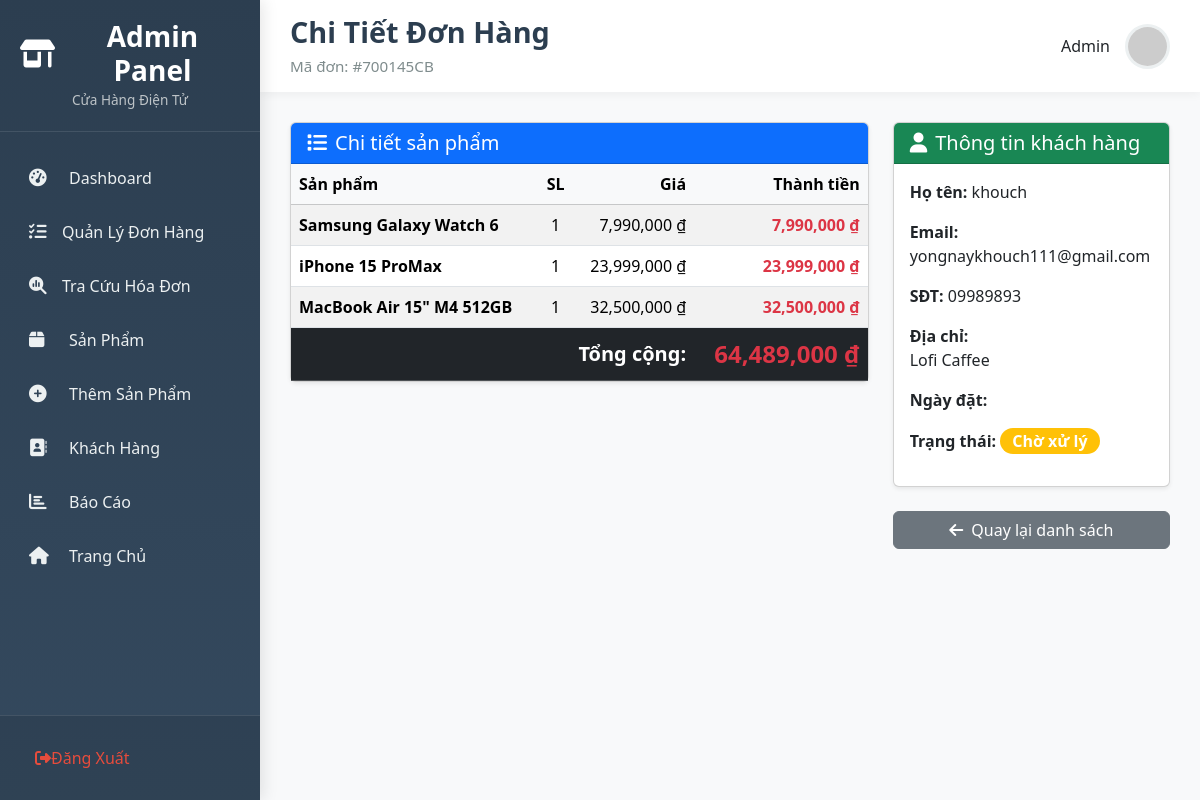
Page /admin/order_detail/700145CB-1EF (signed in) on the committed database.
### tables this page shows
CREATE TABLE "order_items" (
            id INTEGER PRIMARY KEY AUTOINCREMENT,
            order_id TEXT NOT NULL,
            product_id INTEGER,
            product_name TEXT NOT NULL,
            price REAL NOT NULL,
            quantity INTEGER NOT NULL,
            FOREIGN KEY (order_id) REFERENCES orders(order_id) ON DELETE CASCADE,
            FOREIGN KEY (product_id) REFERENCES products(id) ON DELETE SET NULL
        );

CREATE TABLE orders (
    id INTEGER PRIMARY KEY AUTOINCREMENT,
    order_id TEXT UNIQUE NOT NULL,
    user_id INTEGER NOT NULL,
    total_price REAL NOT NULL,
    status TEXT DEFAULT 'pending',
    address TEXT NOT NULL,
    phone TEXT NOT NULL,
    created_at DATETIME DEFAULT CURRENT_TIMESTAMP,
    FOREIGN KEY (user_id) REFERENCES users(id) ON DELETE CASCADE
);

CREATE TABLE users (
    id INTEGER PRIMARY KEY AUTOINCREMENT,
    username TEXT UNIQUE NOT NULL,
    email TEXT UNIQUE NOT NULL,
    phone TEXT,
    password TEXT NOT NULL,
    avatar TEXT,
    dob TEXT,
    address TEXT,
    role TEXT NOT NULL DEFAULT 'user'
);

### app.py (the view)
@app.route('/admin/order_detail/<string:order_id>')
def admin_order_detail(order_id):
    if session.get('role') != 'admin':
        flash('Chỉ quản trị viên mới được truy cập!', 'error')
        return redirect(url_for('index'))
    conn = get_db_connection()
    order = conn.execute("""
        SELECT
            o.*,
            u.username,
            u.email,
            u.phone AS user_phone,
            u.address AS user_address
        FROM orders o
        JOIN users u ON o.user_id = u.id
        WHERE o.order_id = ?
    """, (order_id,)).fetchone()
    if not order:
        flash('Đơn hàng không tồn tại!', 'error')
        conn.close()
        return redirect(url_for('admin_orders'))
    items = conn.execute("""
        SELECT
            product_name,
            price,
            quantity,
            (price * quantity) AS subtotal
        FROM order_items
        WHERE order_id = ?
    """, (order_id,)).fetchall()
    conn.close()
    return render_template('admin_order_detail.html',
                          order=order,
                          items=items)

### app.py (called while the page is built)
def get_db_connection():
    conn = sqlite3.connect('users.db', timeout=10)
    conn.row_factory = sqlite3.Row
    conn.execute("PRAGMA foreign_keys = ON;")
    return conn

@app.context_processor
def inject_format_currency():
    def format_currency(value):
        try:
            return f"{int(float(value)):,} ₫"
        except (ValueError, TypeError):
            return "0 ₫"
    return dict(format_currency=format_currency)

### templates/admin_order_detail.html (shortened to what this page needs)
{% extends "Admin.html" %}
{% block page_title %}Chi Tiết Đơn Hàng{% endblock %}
{% block page_subtitle %}Mã đơn: #{{ order.order_id[:8] }}{% endblock %}
{% block content %}
<div class="row">
    <div class="col-lg-8">
        <div class="card shadow-sm mb-4">
            <div class="card-header bg-primary text-white">
                <h5 class="mb-0"><i class="fas fa-list me-2"></i>Chi tiết sản phẩm</h5>
            </div>
            <div class="card-body p-0">
                <table class="table table-striped mb-0">
                    <thead class="table-light">
                        <tr>
                            <th>Sản phẩm</th>
                            <th class="text-center">SL</th>
                            <th class="text-end">Giá</th>
                            <th class="text-end">Thành tiền</th>
                        </tr>
                    </thead>
                    <tbody>
                        {% for item in items %}
                        <tr>
                            <td><strong>{{ item.product_name }}</strong></td>
                            <td class="text-center">{{ item.quantity }}</td>
                            <td class="text-end">{{ "{:,.0f} ₫".format(item.price) }}</td>
                            <td class="text-end text-danger fw-bold">{{ "{:,.0f} ₫".format(item.subtotal) }}</td>
                        </tr>
                        {% endfor %}
                    </tbody>
                    <tfoot class="table-dark">
                        <tr>
                            <td colspan="3" class="text-end fw-bold fs-5">Tổng cộng:</td>
                            <td class="text-end text-danger fw-bold fs-4">{{ "{:,.0f} ₫".format(order.total_price) }}</td>
                        </tr>
                    </tfoot>
                </table>
            </div>
        </div>
    </div>
    <div class="col-lg-4">
        <div class="card shadow-sm mb-4">
            <div class="card-header bg-success text-white">
                <h5 class="mb-0"><i class="fas fa-user me-2"></i>Thông tin khách hàng</h5>
            </div>
            <div class="card-body">
                <p><strong>Họ tên:</strong> {{ order.username }}</p>
                <p><strong>Email:</strong> {{ order.email }}</p>
                <p><strong>SĐT:</strong> {{ order.phone }}</p>
                <p><strong>Địa chỉ:</strong><br>{{ order.address }}</p>
                <p><strong>Ngày đặt:</strong></p>
                <p><strong>Trạng thái:</strong>
                    <span class="badge bg-warning fs-6">Chờ xử lý</span>
                </p>
            </div>
        </div>
        <a href="{{ url_for('admin_orders') }}" class="btn btn-secondary w-100">
            <i class="fas fa-arrow-left me-2"></i>Quay lại danh sách
        </a>
    </div>
</div>
{% endblock %}

### templates/Admin.html (style rules this page uses)
:root { --primary-color: #2c3e50; --secondary-color: #3498db; --success-color: #2ecc71; --danger-color: #e74c3c; --warning-color: #f39c12; --info-color: #9b59b6; }
body { font-family: 'Segoe UI', Tahoma, Geneva, Verdana, sans-serif; background-color: #f8f9fa; margin: 0; padding: 0; min-height: 100vh; }
.badge { padding: 5px 12px; border-radius: 20px; font-weight: 600; font-size: 0.8rem; }

### rows in the picture
order_items: product_name "Samsung Galaxy Watch 6", quantity "1", price "7,990,000 ₫", subtotal "7,990,000 ₫"
order_items: product_name "iPhone 15 ProMax", quantity "1", price "23,999,000 ₫", subtotal "23,999,000 ₫"
order_items: product_name "MacBook Air 15\" M4 512GB", quantity "1", price "32,500,000 ₫", subtotal "32,500,000 ₫"
orders: total_price "64,489,000 ₫", phone "09989893", address "Lofi Caffee"
users: username "khouch", email "yongnaykhouch111@gmail.com"

### other values in the picture
{{ order.order_id[:8] }} "700145CB"
{{ session.role|default('admin')|capitalize }} "Admin"
